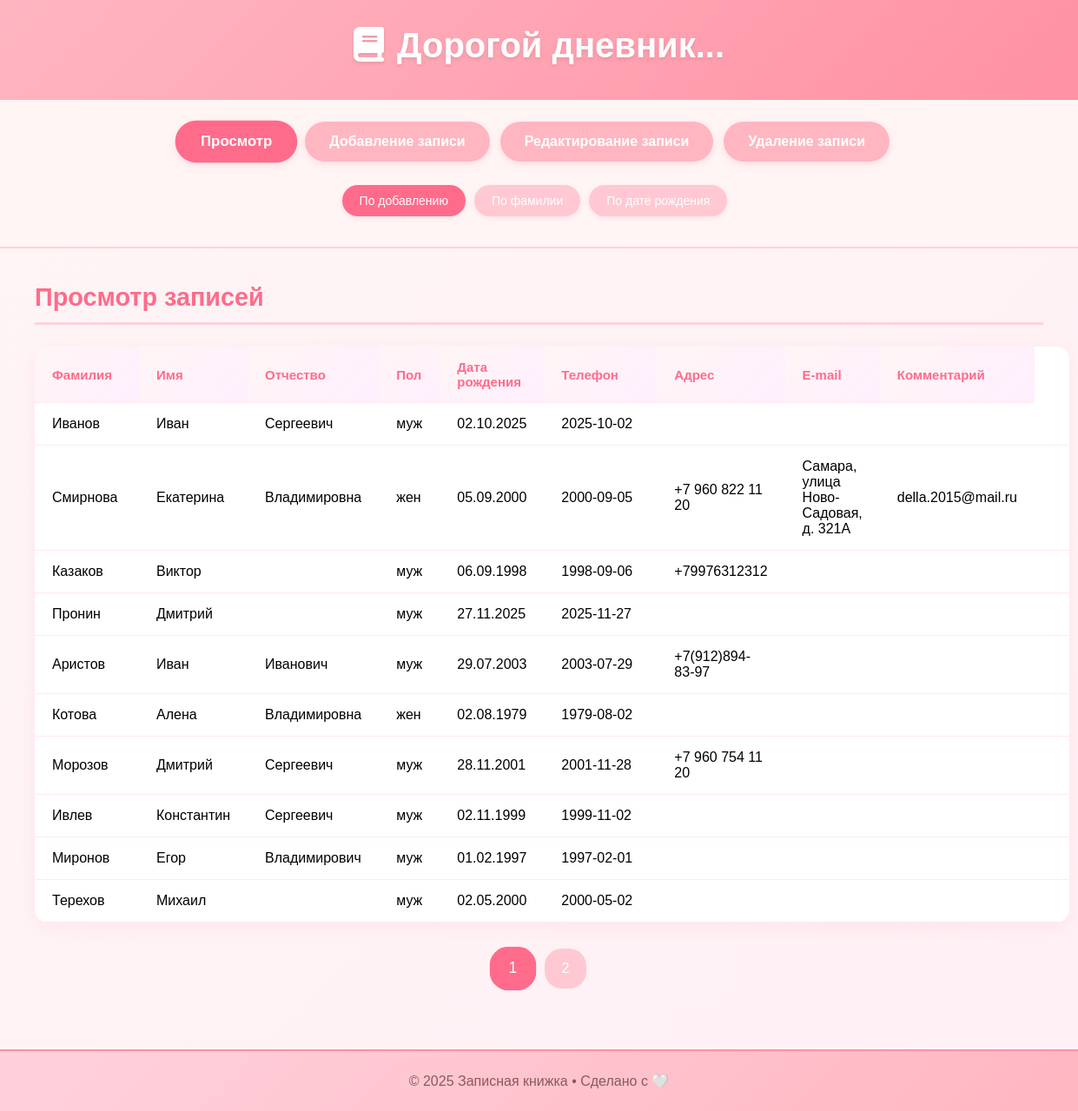
The page / on the database its author committed.
### tables this page shows
CREATE TABLE contacts (
            id INTEGER PRIMARY KEY AUTOINCREMENT,
            lastname TEXT NOT NULL,
            firstname TEXT NOT NULL,
            patronymic TEXT,
            gender TEXT,
            dob TEXT,
            phone TEXT,
            address TEXT,
            email TEXT,
            comment TEXT,
            created_at TEXT DEFAULT (datetime('now'))
        );

### viewer.php (the view, shortened to what this page needs)
<?php
function render_viewer(PDO $db, string $sort, int $page): string
{
    $perPage = 10;
    $offset = ($page - 1) * $perPage;
    switch ($sort) {
        case 'created':
        default:
            $order = "created_at ASC";
            break;
    }
    $totalStmt = $db->query("SELECT COUNT(*) FROM contacts");
    $total = (int) $totalStmt->fetchColumn();
    $totalPages = max(1, ceil($total / $perPage));
    $stmt = $db->prepare("SELECT * FROM contacts ORDER BY $order LIMIT :lim OFFSET :off");
    $stmt->bindValue(':lim', $perPage, PDO::PARAM_INT);
    $stmt->bindValue(':off', $offset, PDO::PARAM_INT);
    $stmt->execute();
    $rows = $stmt->fetchAll(PDO::FETCH_ASSOC);
    $html = '<h2>Просмотр записей</h2>';
    $html .= '<table>';
    $html .= '<tr>
                <th>Фамилия</th>
                <th>Имя</th>
                <th>Отчество</th>
                <th>Пол</th>
                <th>Дата рождения</th>
                <th>Телефон</th>
                <th>Адрес</th>
                <th>E-mail</th>
                <th>Комментарий</th>
              </tr>';
    foreach ($rows as $r) {
        $html .= '<tr>';
        $html .= '<td>' . htmlspecialchars($r['lastname']) . '</td>';
        $html .= '<td>' . htmlspecialchars($r['firstname']) . '</td>';
        $html .= '<td>' . htmlspecialchars($r['patronymic']) . '</td>';
        $html .= '<td>' . htmlspecialchars($r['gender']) . '</td>';
        if (!empty($r['dob'])) {
            $date = DateTime::createFromFormat('Y-m-d', $r['dob']);
            $dobFormatted = $date ? $date->format('d.m.Y') : '';
        } else {
            $dobFormatted = '';
        }
        $html .= '<td>' . htmlspecialchars($dobFormatted) . '</td>';
        $html .= '<td>' . htmlspecialchars($r['dob']) . '</td>';
        $html .= '<td>' . htmlspecialchars($r['phone']) . '</td>';
        $html .= '<td>' . htmlspecialchars($r['address']) . '</td>';
        $html .= '<td>' . htmlspecialchars($r['email']) . '</td>';
        $html .= '<td>' . htmlspecialchars($r['comment']) . '</td>';
        $html .= '</tr>';
    }
    $html .= '</table>';
    if ($totalPages > 1) {
        $html .= '<div class="pagination">';
        for ($p = 1; $p <= $totalPages; $p++) {
            $activeClass = ($p == $page) ? ' active' : '';
            $html .= '<a class="page-link' . $activeClass . '" href="?action=view&sort=' . $sort . '&page=' . $p . '">' . $p . '</a>';
        }
        $html .= '</div>';
    }
    return $html;
}

### index.php (style rules this page uses)
* { margin: 0; padding: 0; box-sizing: border-box; }
body { font-family: 'Arial', sans-serif; background: linear-gradient(135deg, #fff5f5, #fff0f5); min-height: 100vh; display: flex; flex-direction: column; }
table { width: auto; min-width: 100%; border-collapse: collapse; table-layout: auto; background: white; border-radius: 15px; overflow: hidden; box-shadow: 0 5px 20px rgba(255, 182, 193, 0.2); margin: 25px 0; }
th:nth-child(1), td:nth-child(1) { min-width: 120px; }
th:nth-child(2), td:nth-child(2) { min-width: 100px; }
th:nth-child(3), td:nth-child(3) { min-width: 120px; }
th:nth-child(5), td:nth-child(5) { min-width: 110px; }
th:nth-child(6), td:nth-child(6) { min-width: 130px; }
th, td { padding: 15px 20px; text-align: left; border-bottom: 1px solid #ffeaf1; }
th { background: linear-gradient(135deg, #fff5f5, #ffeffe); color: #ff6b8b; font-weight: bold; font-size: 15px; }
.pagination { text-align: center; margin: 30px 0; }
.page-link { display: inline-block; padding: 12px 18px; margin: 0 6px; background: #ffc8d3; color: white; text-decoration: none; border-radius: 20px; font-weight: 500; transition: all 0.3s ease; border: 2px solid transparent; }
.page-link.active { background: #ff6b8b; transform: scale(1.1); }
h2 { color: #ff6b8b; margin-bottom: 25px; border-bottom: 3px solid #ffd1dc; padding-bottom: 12px; font-size: 1.8em; }

### rows shown on the page
contacts: lastname "Иванов", firstname "Иван", patronymic "Сергеевич", gender "муж", dob "02.10.2025", dob "2025-10-02"
contacts: lastname "Смирнова", firstname "Екатерина", patronymic "Владимировна", gender "жен", dob "05.09.2000", dob "2000-09-05", phone "+7 960 822 11 20", address "Самара, улица Ново-Садовая, д. 321А", email "della.2015@mail.ru"
contacts: lastname "Казаков", firstname "Виктор", gender "муж", dob "06.09.1998", dob "1998-09-06", phone "+79976312312"
contacts: lastname "Пронин", firstname "Дмитрий", gender "муж", dob "27.11.2025", dob "2025-11-27"
contacts: lastname "Аристов", firstname "Иван", patronymic "Иванович", gender "муж", dob "29.07.2003", dob "2003-07-29", phone "+7(912)894-83-97"
contacts: lastname "Котова", firstname "Алена", patronymic "Владимировна", gender "жен", dob "02.08.1979", dob "1979-08-02"
contacts: lastname "Морозов", firstname "Дмитрий", patronymic "Сергеевич", gender "муж", dob "28.11.2001", dob "2001-11-28", phone "+7 960 754 11 20"
contacts: lastname "Ивлев", firstname "Константин", patronymic "Сергеевич", gender "муж", dob "02.11.1999", dob "1999-11-02"
contacts: lastname "Миронов", firstname "Егор", patronymic "Владимирович", gender "муж", dob "01.02.1997", dob "1997-02-01"
contacts: lastname "Терехов", firstname "Михаил", gender "муж", dob "02.05.2000", dob "2000-05-02"

### other values the page prints
$label "Просмотр"
$label "Добавление записи"
$label "Редактирование записи"
$label "Удаление записи"
$slabel "По добавлению"
$slabel "По фамилии"
$slabel "По дате рождения"
